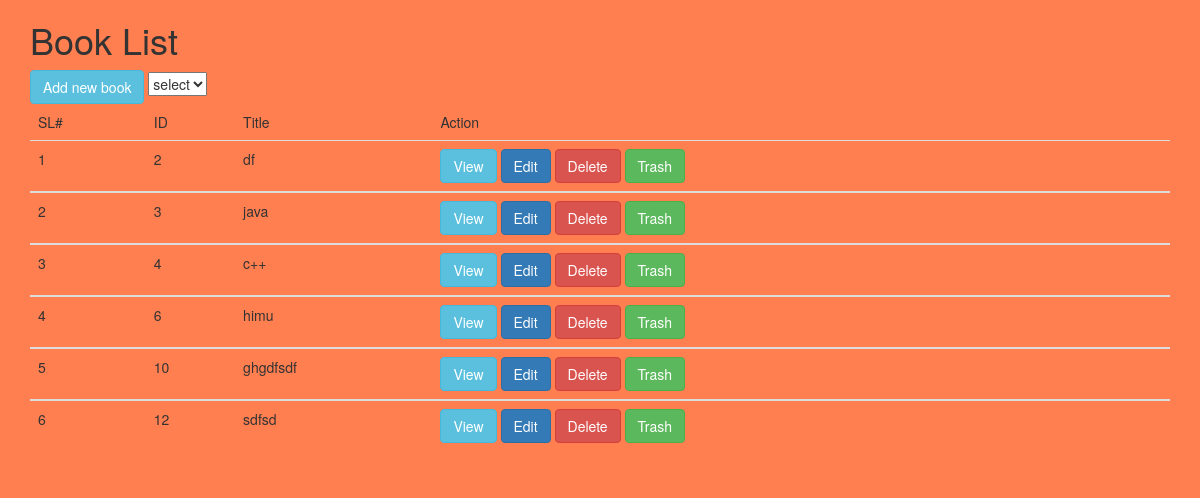
Before: /views/SEIP129150/Book/index.php with the older database file.
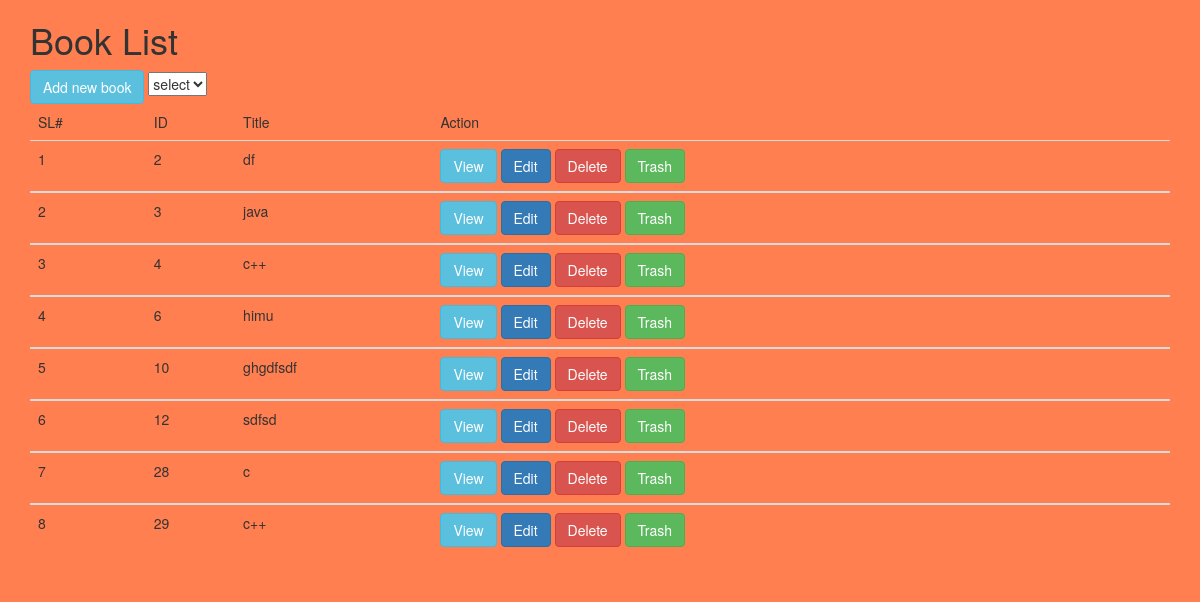
After: the same page with the newer database file.
### tables this page shows
CREATE TABLE IF NOT EXISTS `book` (
`id` int(11) NOT NULL,
  `title` varchar(50) NOT NULL,
  `trash` date DEFAULT NULL
);

### src/BITM/SEIP129150/Book/Book.php (called while the page is built, shortened)
<?php
class Book
{
    public $conn;
    public function __construct()
    {
        $this->conn = mysqli_connect("localhost", "root", "", "atomicprojectb21");
    }
    public function index()
    {
        $allBook = array();
        $query = "SELECT * FROM `book` WHERE `trash` IS NULL";
        $result = mysqli_query($this->conn, $query);
        while ($row = mysqli_fetch_assoc($result)) {
            $allBook[] = $row;
        }
        return $allBook;
    }
}

### views/SEIP129150/Book/index.php (the view, shortened to what this page needs)
<?php
$book=new Book();
$albook=$book->index();
?>
<!DOCTYPE html>
<html>
<head>
    <link rel="stylesheet" href="http://maxcdn.bootstrapcdn.com/bootstrap/3.3.6/css/bootstrap.min.css">
    <link rel="stylesheet" type="text/css" href="../../../resources/bootstrap/css/bootstrap.css">
</head >
<body style="background: coral">
<div class="container">
    <h1>Book List</h1>
    <a href="create.php" class="btn btn-info" role="button">Add new book</a>
    <select>
        <option value="" style="display: none"> select</option>
    </select>
    <br>
    <div class="table-responsive">
        <table class="table">
            <thead>
            <tr>
                <td>
                    SL#
                </td>
                <td>
                    ID
                </td>
                <td>
                    Title
                </td>
                <td>
                    Action
                </td>
            </tr>
            </thead>
            <tbody>
            <?php
            $sl=1;
            foreach ($albook as $book) {
            ?>
            <tr>
                <td><?php echo  $sl?></td>
                <td> <?php echo $book['id']?></td>
                <td> <?php echo $book['title']?></td>
                <td>
            <a href="veiw.php?id=<?php echo $book['id']?>" class="btn btn-info" role="button">View</a>
            <a href="edit.php?id=<?php echo $book['id']?>" class="btn btn-primary" role="button">Edit</a>
            <a href="delete.php?id=<?php echo $book['id']?>" class="btn btn-danger" role="button">Delete</a>
            <a href="trash.php?id=<?php echo $book['id']?>" class="btn btn-success" role="button">Trash</a>
                </td>
            </tr>
            </tbody>
            <?php $sl++; } ?>
        </table>
    </div>
</div>
</body>
</html>

Changed rows visible on the page:
added book: id "28", title "c"
added book: id "29", title "c++"
